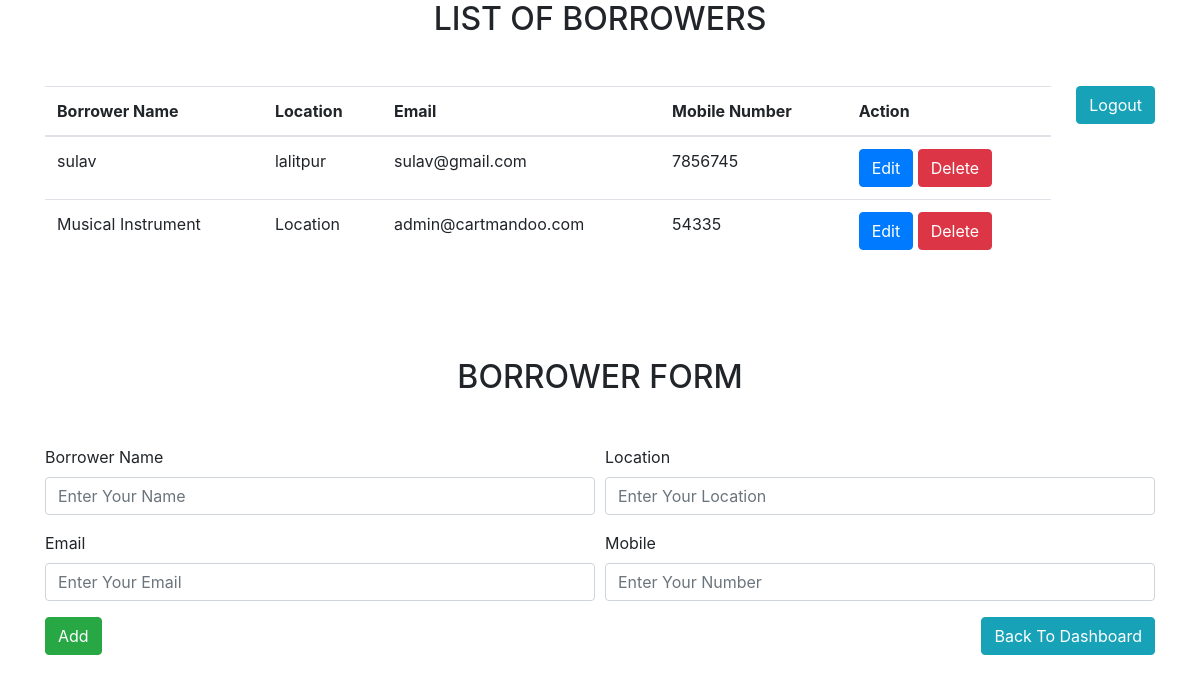
Screenshot of /borrowerForm.php with the database file from the repository.
### tables this page shows
CREATE TABLE `data` (
  `id` int(11) NOT NULL,
  `name` varchar(100) NOT NULL,
  `location` varchar(100) NOT NULL,
  `email` varchar(100) NOT NULL,
  `mobile` bigint(20) NOT NULL,
  `amount` int(11) NOT NULL
);

### borrowerProcess.php (called while the page is built, shortened)
<?php
$update = false;
$name = '';
$location = '';
$email = '';
$mobile = '';
?>

### borrowerForm.php (the view, shortened to what this page needs)
<!DOCTYPE html>
<html lang="en">
<head>
  <link rel="stylesheet" href="css/bootstrap.min.css">
  <link rel="stylesheet" href="css/all.min.css">
  <link rel="stylesheet" href="css/custom.css">
</head>
<body>
    <?php require_once 'borrowerProcess.php' ?>
    <div class="container">
    <?php
        include('dbConnection.php');
        $result = $conn->query("SELECT * FROM data") or die($conn->error);
    ?>
<h2 class="text-center mb-5">LIST OF BORROWERS</h1>
<a href="logout.php" class="btn btn-info float-right" role="button" aria-pressed="true" style="margin-left: 25px;">Logout</a>
    <div class="row justify-conten-center">
        <table class="table mb-5">
            <thead>
                <tr>
                    <th>Borrower Name</th>
                    <th>Location</th>
                    <th>Email</th>
                    <th>Mobile Number</th>
                    <th colspan="2">Action</th>
                </tr>
            </thead>
            <?php
                while ($row = $result->fetch_assoc()):
            ?>
            <tr>
                <td><?php echo $row['name'] ?></td>
                <td><?php echo $row['location'] ?></td>
                <td><?php echo $row['email'] ?></td>
                <td><?php echo $row['mobile'] ?></td>
                <td>
                    <a href="borrowerForm.php?edit=<?php echo $row['id']; ?>" class="btn btn-primary">Edit</a>
                    <a href="borrowerProcess.php?delete=<?php echo $row['id']; ?>" class="btn btn-danger">Delete</a>
                </td>
            </tr>
            <?php endwhile; ?>
        </table>
    </div>
<h2 class="text-center mt-5">BORROWER FORM</h1>
<form action="borrowerProcess.php" class="mt-5" method="POST">
  <div class="form-row">
    <div class="form-group col-md-6">
      <label for="Borrower Name">Borrower Name</label>
      <input type="text" name="name" class="form-control" value="<?php echo $name; ?>" placeholder="Enter Your Name">
    </div>
    <div class="form-group col-md-6">
      <label for="Location">Location</label>
      <input type="text" name="location" class="form-control" value="<?php echo $location; ?>" placeholder="Enter Your Location">
    </div>
  </div>
  <div class="form-row">
    <div class="form-group col-md-6">
      <label for="Email">Email</label>
      <input type="email" name="email" class="form-control" value="<?php echo $email; ?>" placeholder="Enter Your Email">
    </div>
    <div class="form-group col-md-6">
      <label for="Mobile">Mobile</label>
      <input type="number" name="mobile" class="form-control" value="<?php echo $mobile; ?>" placeholder="Enter Your Number">
    </div>
  </div>
<div class="form-group">
        <?php
        if ($update == true):
        ?>
                <button type="submit" class="btn btn-success" name="update">Update</button>
        <?php else: ?>
        <button type="submit" class="btn btn-success" name="save">Add</button>
            <?php endif; ?>
            <a href="Login.php" class="btn btn-info float-right" role="button" aria-pressed="true" style="margin-left: 25px;">Back To Dashboard</a>
    </div>
    </form>
    </div>
</body>

### css/custom.css (style rules this page uses)
a { color: black; }

### rows the page displays
data: name "sulav", location "lalitpur", email "sulav@gmail.com", mobile "7856745"
data: name "Musical Instrument", location "Location", email "admin@cartmandoo.com", mobile "54335"
